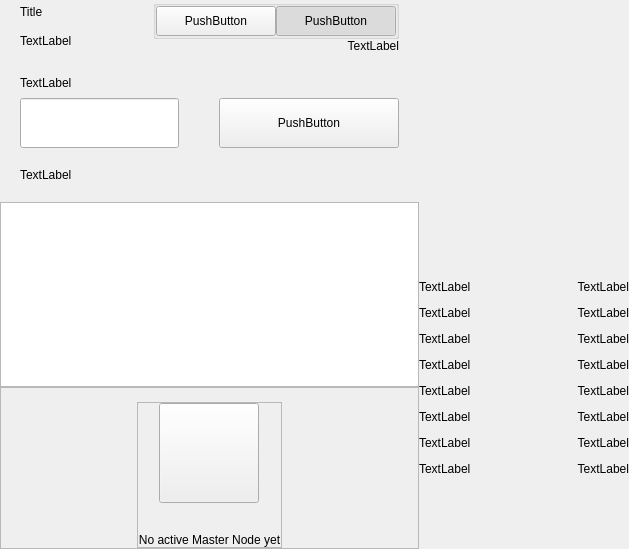
<?xml version="1.0" encoding="UTF-8"?>
<ui version="4.0">
 <class>PrivacyWidget</class>
 <widget class="QWidget" name="PrivacyWidget">
  <property name="geometry">
   <rect>
    <x>0</x>
    <y>0</y>
    <width>629</width>
    <height>549</height>
   </rect>
  </property>
  <property name="windowTitle">
   <string>Form</string>
  </property>
  <layout class="QHBoxLayout" name="horizontalLayout_1" stretch="2,1">
   <property name="spacing">
    <number>0</number>
   </property>
   <property name="leftMargin">
    <number>0</number>
   </property>
   <property name="topMargin">
    <number>0</number>
   </property>
   <property name="rightMargin">
    <number>0</number>
   </property>
   <property name="bottomMargin">
    <number>0</number>
   </property>
   <item>
    <widget class="QWidget" name="left" native="true">
     <layout class="QVBoxLayout" name="verticalLayout_3">
      <property name="leftMargin">
       <number>0</number>
      </property>
      <property name="topMargin">
       <number>0</number>
      </property>
      <property name="rightMargin">
       <number>0</number>
      </property>
      <property name="bottomMargin">
       <number>0</number>
      </property>
      <item>
       <layout class="QVBoxLayout" name="verticalLayout_2">
        <property name="spacing">
         <number>0</number>
        </property>
        <item>
         <layout class="QVBoxLayout" name="verticalLayoutTop">
          <property name="spacing">
           <number>0</number>
          </property>
          <property name="leftMargin">
           <number>20</number>
          </property>
          <property name="rightMargin">
           <number>20</number>
          </property>
          <item>
           <layout class="QHBoxLayout" name="horizontalLayout_2">
            <property name="spacing">
             <number>0</number>
            </property>
            <item>
             <layout class="QVBoxLayout" name="verticalLayout11">
              <property name="spacing">
               <number>5</number>
              </property>
              <item>
               <widget class="QLabel" name="labelTitle">
                <property name="text">
                 <string>Title</string>
                </property>
               </widget>
              </item>
              <item>
               <widget class="QLabel" name="labelSubtitle1">
                <property name="maximumSize">
                 <size>
                  <width>16777215</width>
                  <height>16777215</height>
                 </size>
                </property>
                <property name="text">
                 <string>TextLabel</string>
                </property>
               </widget>
              </item>
             </layout>
            </item>
            <item>
             <spacer name="horizontalSpacer">
              <property name="orientation">
               <enum>Qt::Horizontal</enum>
              </property>
              <property name="sizeHint" stdset="0">
               <size>
                <width>40</width>
                <height>20</height>
               </size>
              </property>
             </spacer>
            </item>
            <item>
             <widget class="QWidget" name="containerViewPrivacyChecks" native="true">
              <layout class="QVBoxLayout" name="containerPrivacyChecks">
               <property name="spacing">
                <number>0</number>
               </property>
               <property name="leftMargin">
                <number>0</number>
               </property>
               <property name="topMargin">
                <number>0</number>
               </property>
               <property name="rightMargin">
                <number>0</number>
               </property>
               <property name="bottomMargin">
                <number>0</number>
               </property>
               <item alignment="Qt::AlignHCenter|Qt::AlignVCenter">
                <widget class="QGroupBox" name="groupBox">
                 <property name="title">
                  <string/>
                 </property>
                 <layout class="QHBoxLayout" name="horizontalLayout_2_1">
                  <property name="spacing">
                   <number>0</number>
                  </property>
                  <property name="leftMargin">
                   <number>0</number>
                  </property>
                  <property name="topMargin">
                   <number>0</number>
                  </property>
                  <property name="rightMargin">
                   <number>0</number>
                  </property>
                  <property name="bottomMargin">
                   <number>0</number>
                  </property>
                  <item>
                   <widget class="QPushButton" name="pushLeft">
                    <property name="minimumSize">
                     <size>
                      <width>120</width>
                      <height>30</height>
                     </size>
                    </property>
                    <property name="maximumSize">
                     <size>
                      <width>120</width>
                      <height>30</height>
                     </size>
                    </property>
                    <property name="focusPolicy">
                     <enum>Qt::NoFocus</enum>
                    </property>
                    <property name="text">
                     <string>PushButton</string>
                    </property>
                    <property name="checkable">
                     <bool>true</bool>
                    </property>
                    <property name="autoExclusive">
                     <bool>true</bool>
                    </property>
                   </widget>
                  </item>
                  <item>
                   <widget class="QPushButton" name="pushRight">
                    <property name="minimumSize">
                     <size>
                      <width>120</width>
                      <height>30</height>
                     </size>
                    </property>
                    <property name="maximumSize">
                     <size>
                      <width>120</width>
                      <height>30</height>
                     </size>
                    </property>
                    <property name="focusPolicy">
                     <enum>Qt::NoFocus</enum>
                    </property>
                    <property name="text">
                     <string>PushButton</string>
                    </property>
                    <property name="checkable">
                     <bool>true</bool>
                    </property>
                    <property name="checked">
                     <bool>true</bool>
                    </property>
                    <property name="autoExclusive">
                     <bool>true</bool>
                    </property>
                   </widget>
                  </item>
                 </layout>
                </widget>
               </item>
               <item alignment="Qt::AlignTop">
                <widget class="QLabel" name="labelSubtitle2">
                 <property name="text">
                  <string>TextLabel</string>
                 </property>
                 <property name="alignment">
                  <set>Qt::AlignRight|Qt::AlignTrailing|Qt::AlignVCenter</set>
                 </property>
                </widget>
               </item>
              </layout>
             </widget>
            </item>
           </layout>
          </item>
          <item>
           <spacer name="verticalSpacer_2">
            <property name="orientation">
             <enum>Qt::Vertical</enum>
            </property>
            <property name="sizeType">
             <enum>QSizePolicy::Fixed</enum>
            </property>
            <property name="sizeHint" stdset="0">
             <size>
              <width>20</width>
              <height>20</height>
             </size>
            </property>
           </spacer>
          </item>
          <item>
           <layout class="QHBoxLayout" name="horizontalLayout_3" stretch="2">
            <property name="spacing">
             <number>0</number>
            </property>
            <item>
             <layout class="QVBoxLayout" name="verticalLayout_7">
              <property name="spacing">
               <number>5</number>
              </property>
              <item>
               <widget class="QLabel" name="labelSubtitleAmount">
                <property name="minimumSize">
                 <size>
                  <width>0</width>
                  <height>20</height>
                 </size>
                </property>
                <property name="maximumSize">
                 <size>
                  <width>16777215</width>
                  <height>20</height>
                 </size>
                </property>
                <property name="text">
                 <string>TextLabel</string>
                </property>
               </widget>
              </item>
              <item>
               <layout class="QHBoxLayout" name="horizontalLayout_3_1" stretch="1,0,0">
                <property name="spacing">
                 <number>0</number>
                </property>
                <item>
                 <widget class="QLineEdit" name="lineEditAmount">
                  <property name="minimumSize">
                   <size>
                    <width>0</width>
                    <height>50</height>
                   </size>
                  </property>
                  <property name="maxLength">
                   <number>8</number>
                  </property>
                 </widget>
                </item>
                <item>
                 <spacer name="horizontalSpacer_4">
                  <property name="orientation">
                   <enum>Qt::Horizontal</enum>
                  </property>
                  <property name="sizeHint" stdset="0">
                   <size>
                    <width>40</width>
                    <height>20</height>
                   </size>
                  </property>
                 </spacer>
                </item>
                <item>
                 <widget class="QPushButton" name="pushButtonSave">
                  <property name="minimumSize">
                   <size>
                    <width>180</width>
                    <height>50</height>
                   </size>
                  </property>
                  <property name="focusPolicy">
                   <enum>Qt::NoFocus</enum>
                  </property>
                  <property name="text">
                   <string>PushButton</string>
                  </property>
                 </widget>
                </item>
               </layout>
              </item>
             </layout>
            </item>
           </layout>
          </item>
         </layout>
        </item>
        <item>
         <spacer name="verticalSpacer_3">
          <property name="orientation">
           <enum>Qt::Vertical</enum>
          </property>
          <property name="sizeType">
           <enum>QSizePolicy::Fixed</enum>
          </property>
          <property name="sizeHint" stdset="0">
           <size>
            <width>20</width>
            <height>20</height>
           </size>
          </property>
         </spacer>
        </item>
        <item>
         <layout class="QHBoxLayout" name="horizontalLayout_4">
          <property name="spacing">
           <number>0</number>
          </property>
          <property name="leftMargin">
           <number>20</number>
          </property>
          <item>
           <widget class="QLabel" name="labelListHistory">
            <property name="text">
             <string>TextLabel</string>
            </property>
           </widget>
          </item>
         </layout>
        </item>
        <item>
         <layout class="QVBoxLayout" name="verticalLayout_6">
          <property name="spacing">
           <number>0</number>
          </property>
          <item>
           <spacer name="verticalSpacer_4">
            <property name="orientation">
             <enum>Qt::Vertical</enum>
            </property>
            <property name="sizeType">
             <enum>QSizePolicy::Fixed</enum>
            </property>
            <property name="sizeHint" stdset="0">
             <size>
              <width>20</width>
              <height>20</height>
             </size>
            </property>
           </spacer>
          </item>
          <item>
           <widget class="QListView" name="listView">
            <property name="enabled">
             <bool>true</bool>
            </property>
            <property name="focusPolicy">
             <enum>Qt::NoFocus</enum>
            </property>
           </widget>
          </item>
          <item>
           <widget class="QFrame" name="emptyContainer">
            <property name="minimumSize">
             <size>
              <width>0</width>
              <height>100</height>
             </size>
            </property>
            <property name="frameShape">
             <enum>QFrame::StyledPanel</enum>
            </property>
            <property name="frameShadow">
             <enum>QFrame::Raised</enum>
            </property>
            <layout class="QVBoxLayout" name="verticalLayout_71" stretch="1,8">
             <property name="spacing">
              <number>0</number>
             </property>
             <property name="leftMargin">
              <number>0</number>
             </property>
             <property name="topMargin">
              <number>0</number>
             </property>
             <property name="rightMargin">
              <number>0</number>
             </property>
             <property name="bottomMargin">
              <number>0</number>
             </property>
             <item>
              <spacer name="verticalSpacer">
               <property name="orientation">
                <enum>Qt::Vertical</enum>
               </property>
               <property name="sizeHint" stdset="0">
                <size>
                 <width>20</width>
                 <height>20</height>
                </size>
               </property>
              </spacer>
             </item>
             <item alignment="Qt::AlignHCenter|Qt::AlignVCenter">
              <widget class="QFrame" name="emptyScreen">
               <property name="sizePolicy">
                <sizepolicy hsizetype="Expanding" vsizetype="Expanding">
                 <horstretch>0</horstretch>
                 <verstretch>0</verstretch>
                </sizepolicy>
               </property>
               <property name="frameShape">
                <enum>QFrame::StyledPanel</enum>
               </property>
               <property name="frameShadow">
                <enum>QFrame::Raised</enum>
               </property>
               <layout class="QVBoxLayout" name="verticalLayout">
                <property name="spacing">
                 <number>30</number>
                </property>
                <property name="leftMargin">
                 <number>0</number>
                </property>
                <property name="topMargin">
                 <number>0</number>
                </property>
                <property name="rightMargin">
                 <number>0</number>
                </property>
                <property name="bottomMargin">
                 <number>0</number>
                </property>
                <item alignment="Qt::AlignHCenter|Qt::AlignVCenter">
                 <widget class="QPushButton" name="pushImgEmpty">
                  <property name="minimumSize">
                   <size>
                    <width>100</width>
                    <height>100</height>
                   </size>
                  </property>
                  <property name="maximumSize">
                   <size>
                    <width>100</width>
                    <height>100</height>
                   </size>
                  </property>
                  <property name="focusPolicy">
                   <enum>Qt::NoFocus</enum>
                  </property>
                  <property name="text">
                   <string/>
                  </property>
                  <property name="iconSize">
                   <size>
                    <width>100</width>
                    <height>100</height>
                   </size>
                  </property>
                 </widget>
                </item>
                <item alignment="Qt::AlignHCenter|Qt::AlignVCenter">
                 <widget class="QLabel" name="labelEmpty">
                  <property name="styleSheet">
                   <string notr="true"/>
                  </property>
                  <property name="text">
                   <string>No active Master Node yet</string>
                  </property>
                  <property name="alignment">
                   <set>Qt::AlignCenter</set>
                  </property>
                 </widget>
                </item>
               </layout>
              </widget>
             </item>
            </layout>
           </widget>
          </item>
         </layout>
        </item>
       </layout>
      </item>
     </layout>
    </widget>
   </item>
   <item>
    <widget class="QWidget" name="right" native="true">
     <layout class="QVBoxLayout" name="verticalLayout_5">
      <property name="leftMargin">
       <number>0</number>
      </property>
      <property name="topMargin">
       <number>0</number>
      </property>
      <property name="rightMargin">
       <number>0</number>
      </property>
      <property name="bottomMargin">
       <number>0</number>
      </property>
      <item>
       <widget class="OptionButton" name="btnCoinControl" native="true">
        <property name="minimumSize">
         <size>
          <width>0</width>
          <height>50</height>
         </size>
        </property>
       </widget>
      </item>
      <item>
       <widget class="OptionButton" name="btnDenomGeneration" native="true">
        <property name="minimumSize">
         <size>
          <width>0</width>
          <height>50</height>
         </size>
        </property>
       </widget>
      </item>
      <item>
       <widget class="OptionButton" name="btnRescanMints" native="true">
        <property name="minimumSize">
         <size>
          <width>0</width>
          <height>50</height>
         </size>
        </property>
       </widget>
      </item>
      <item>
       <widget class="OptionButton" name="btnResetZerocoin" native="true">
        <property name="minimumSize">
         <size>
          <width>0</width>
          <height>50</height>
         </size>
        </property>
       </widget>
      </item>
      <item>
       <widget class="OptionButton" name="btnTotalzORO" native="true">
        <property name="minimumSize">
         <size>
          <width>0</width>
          <height>50</height>
         </size>
        </property>
       </widget>
      </item>
      <item>
       <layout class="QVBoxLayout" name="verticalLayout_4">
        <property name="spacing">
         <number>0</number>
        </property>
        <item>
         <widget class="QWidget" name="layoutDenom" native="true">
          <layout class="QVBoxLayout" name="verticalLayoutDenom">
           <property name="spacing">
            <number>12</number>
           </property>
           <property name="leftMargin">
            <number>0</number>
           </property>
           <property name="topMargin">
            <number>0</number>
           </property>
           <property name="rightMargin">
            <number>0</number>
           </property>
           <property name="bottomMargin">
            <number>0</number>
           </property>
           <item>
            <layout class="QHBoxLayout" name="horizontalLayout_4_1">
             <item>
              <widget class="QLabel" name="labelTitleDenom1">
               <property name="text">
                <string>TextLabel</string>
               </property>
              </widget>
             </item>
             <item>
              <widget class="QLabel" name="labelValueDenom1">
               <property name="text">
                <string>TextLabel</string>
               </property>
               <property name="alignment">
                <set>Qt::AlignRight|Qt::AlignTrailing|Qt::AlignVCenter</set>
               </property>
              </widget>
             </item>
            </layout>
           </item>
           <item>
            <layout class="QHBoxLayout" name="horizontalLayout_4_2">
             <item>
              <widget class="QLabel" name="labelTitleDenom5">
               <property name="text">
                <string>TextLabel</string>
               </property>
              </widget>
             </item>
             <item>
              <widget class="QLabel" name="labelValueDenom5">
               <property name="text">
                <string>TextLabel</string>
               </property>
               <property name="alignment">
                <set>Qt::AlignRight|Qt::AlignTrailing|Qt::AlignVCenter</set>
               </property>
              </widget>
             </item>
            </layout>
           </item>
           <item>
            <layout class="QHBoxLayout" name="horizontalLayout_4_3">
             <item>
              <widget class="QLabel" name="labelTitleDenom10">
               <property name="text">
                <string>TextLabel</string>
               </property>
              </widget>
             </item>
             <item>
              <widget class="QLabel" name="labelValueDenom10">
               <property name="text">
                <string>TextLabel</string>
               </property>
               <property name="alignment">
                <set>Qt::AlignRight|Qt::AlignTrailing|Qt::AlignVCenter</set>
               </property>
              </widget>
             </item>
            </layout>
           </item>
           <item>
            <layout class="QHBoxLayout" name="horizontalLayout_4_4">
             <item>
              <widget class="QLabel" name="labelTitleDenom50">
               <property name="text">
                <string>TextLabel</string>
               </property>
              </widget>
             </item>
             <item>
              <widget class="QLabel" name="labelValueDenom50">
               <property name="text">
                <string>TextLabel</string>
               </property>
               <property name="alignment">
                <set>Qt::AlignRight|Qt::AlignTrailing|Qt::AlignVCenter</set>
               </property>
              </widget>
             </item>
            </layout>
           </item>
           <item>
            <layout class="QHBoxLayout" name="horizontalLayout_4_5">
             <item>
              <widget class="QLabel" name="labelTitleDenom100">
               <property name="text">
                <string>TextLabel</string>
               </property>
              </widget>
             </item>
             <item>
              <widget class="QLabel" name="labelValueDenom100">
               <property name="text">
                <string>TextLabel</string>
               </property>
               <property name="alignment">
                <set>Qt::AlignRight|Qt::AlignTrailing|Qt::AlignVCenter</set>
               </property>
              </widget>
             </item>
            </layout>
           </item>
           <item>
            <layout class="QHBoxLayout" name="horizontalLayout_4_6">
             <item>
              <widget class="QLabel" name="labelTitleDenom500">
               <property name="text">
                <string>TextLabel</string>
               </property>
              </widget>
             </item>
             <item>
              <widget class="QLabel" name="labelValueDenom500">
               <property name="text">
                <string>TextLabel</string>
               </property>
               <property name="alignment">
                <set>Qt::AlignRight|Qt::AlignTrailing|Qt::AlignVCenter</set>
               </property>
              </widget>
             </item>
            </layout>
           </item>
           <item>
            <layout class="QHBoxLayout" name="horizontalLayout_4_7">
             <item>
              <widget class="QLabel" name="labelTitleDenom1000">
               <property name="text">
                <string>TextLabel</string>
               </property>
              </widget>
             </item>
             <item>
              <widget class="QLabel" name="labelValueDenom1000">
               <property name="text">
                <string>TextLabel</string>
               </property>
               <property name="alignment">
                <set>Qt::AlignRight|Qt::AlignTrailing|Qt::AlignVCenter</set>
               </property>
              </widget>
             </item>
            </layout>
           </item>
           <item>
            <layout class="QHBoxLayout" name="horizontalLayout_4_8">
             <item>
              <widget class="QLabel" name="labelTitleDenom5000">
               <property name="text">
                <string>TextLabel</string>
               </property>
              </widget>
             </item>
             <item>
              <widget class="QLabel" name="labelValueDenom5000">
               <property name="text">
                <string>TextLabel</string>
               </property>
               <property name="alignment">
                <set>Qt::AlignRight|Qt::AlignTrailing|Qt::AlignVCenter</set>
               </property>
              </widget>
             </item>
            </layout>
           </item>
          </layout>
         </widget>
        </item>
        <item>
         <spacer name="verticalSpacer_5">
          <property name="orientation">
           <enum>Qt::Vertical</enum>
          </property>
          <property name="sizeHint" stdset="0">
           <size>
            <width>20</width>
            <height>40</height>
           </size>
          </property>
         </spacer>
        </item>
       </layout>
      </item>
     </layout>
    </widget>
   </item>
  </layout>
 </widget>
 <customwidgets>
  <customwidget>
   <class>OptionButton</class>
   <extends>QWidget</extends>
   <header>qt/oro/optionbutton.h</header>
   <container>1</container>
  </customwidget>
 </customwidgets>
 <resources/>
 <connections/>
</ui>
